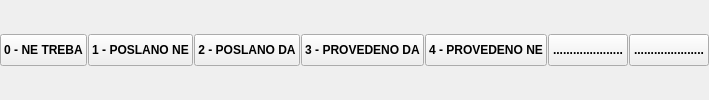
    <widget class="QFrame" name="frame_11">
     <property name="frameShape">
      <enum>QFrame::NoFrame</enum>
     </property>
     <property name="frameShadow">
      <enum>QFrame::Raised</enum>
     </property>
     <layout class="QHBoxLayout" name="horizontalLayout_12">
      <property name="spacing">
       <number>1</number>
      </property>
      <property name="leftMargin">
       <number>0</number>
      </property>
      <property name="topMargin">
       <number>0</number>
      </property>
      <property name="rightMargin">
       <number>0</number>
      </property>
      <property name="bottomMargin">
       <number>0</number>
      </property>
      <item>
       <widget class="QPushButton" name="btnNaplata0">
        <property name="minimumSize">
         <size>
          <width>0</width>
          <height>32</height>
         </size>
        </property>
        <property name="font">
         <font>
          <weight>75</weight>
          <bold>true</bold>
         </font>
        </property>
        <property name="cursor">
         <cursorShape>PointingHandCursor</cursorShape>
        </property>
        <property name="text">
         <string>0 - NE TREBA</string>
        </property>
        <property name="autoExclusive">
         <bool>true</bool>
        </property>
       </widget>
      </item>
      <item>
       <widget class="QPushButton" name="btnNaplata2">
        <property name="minimumSize">
         <size>
          <width>0</width>
          <height>32</height>
         </size>
        </property>
        <property name="font">
         <font>
          <weight>75</weight>
          <bold>true</bold>
         </font>
        </property>
        <property name="cursor">
         <cursorShape>PointingHandCursor</cursorShape>
        </property>
        <property name="text">
         <string>1 - POSLANO NE</string>
        </property>
        <property name="autoExclusive">
         <bool>true</bool>
        </property>
       </widget>
      </item>
      <item>
       <widget class="QPushButton" name="btnNaplata2_2">
        <property name="minimumSize">
         <size>
          <width>0</width>
          <height>32</height>
         </size>
        </property>
        <property name="font">
         <font>
          <weight>75</weight>
          <bold>true</bold>
         </font>
        </property>
        <property name="cursor">
         <cursorShape>PointingHandCursor</cursorShape>
        </property>
        <property name="text">
         <string>2 - POSLANO DA</string>
        </property>
        <property name="autoExclusive">
         <bool>true</bool>
        </property>
       </widget>
      </item>
      <item>
       <widget class="QPushButton" name="btnNaplata3">
        <property name="minimumSize">
         <size>
          <width>0</width>
          <height>32</height>
         </size>
        </property>
        <property name="font">
         <font>
          <weight>75</weight>
          <bold>true</bold>
         </font>
        </property>
        <property name="cursor">
         <cursorShape>PointingHandCursor</cursorShape>
        </property>
        <property name="text">
         <string>3 - PROVEDENO DA</string>
        </property>
        <property name="autoExclusive">
         <bool>true</bool>
        </property>
       </widget>
      </item>
      <item>
       <widget class="QPushButton" name="btnNaplata4">
        <property name="minimumSize">
         <size>
          <width>0</width>
          <height>32</height>
         </size>
        </property>
        <property name="font">
         <font>
          <weight>75</weight>
          <bold>true</bold>
         </font>
        </property>
        <property name="cursor">
         <cursorShape>PointingHandCursor</cursorShape>
        </property>
        <property name="text">
         <string>4 - PROVEDENO NE</string>
        </property>
        <property name="autoExclusive">
         <bool>true</bool>
        </property>
       </widget>
      </item>
      <item>
       <widget class="QPushButton" name="pushButton_19">
        <property name="minimumSize">
         <size>
          <width>0</width>
          <height>32</height>
         </size>
        </property>
        <property name="font">
         <font>
          <weight>75</weight>
          <bold>true</bold>
         </font>
        </property>
        <property name="cursor">
         <cursorShape>PointingHandCursor</cursorShape>
        </property>
        <property name="text">
         <string>.....................</string>
        </property>
        <property name="autoExclusive">
         <bool>false</bool>
        </property>
       </widget>
      </item>
      <item>
       <widget class="QPushButton" name="pushButton_22">
        <property name="minimumSize">
         <size>
          <width>0</width>
          <height>32</height>
         </size>
        </property>
        <property name="font">
         <font>
          <weight>75</weight>
          <bold>true</bold>
         </font>
        </property>
        <property name="cursor">
         <cursorShape>PointingHandCursor</cursorShape>
        </property>
        <property name="text">
         <string>.....................</string>
        </property>
        <property name="autoExclusive">
         <bool>false</bool>
        </property>
       </widget>
      </item>
     </layout>
    </widget>
